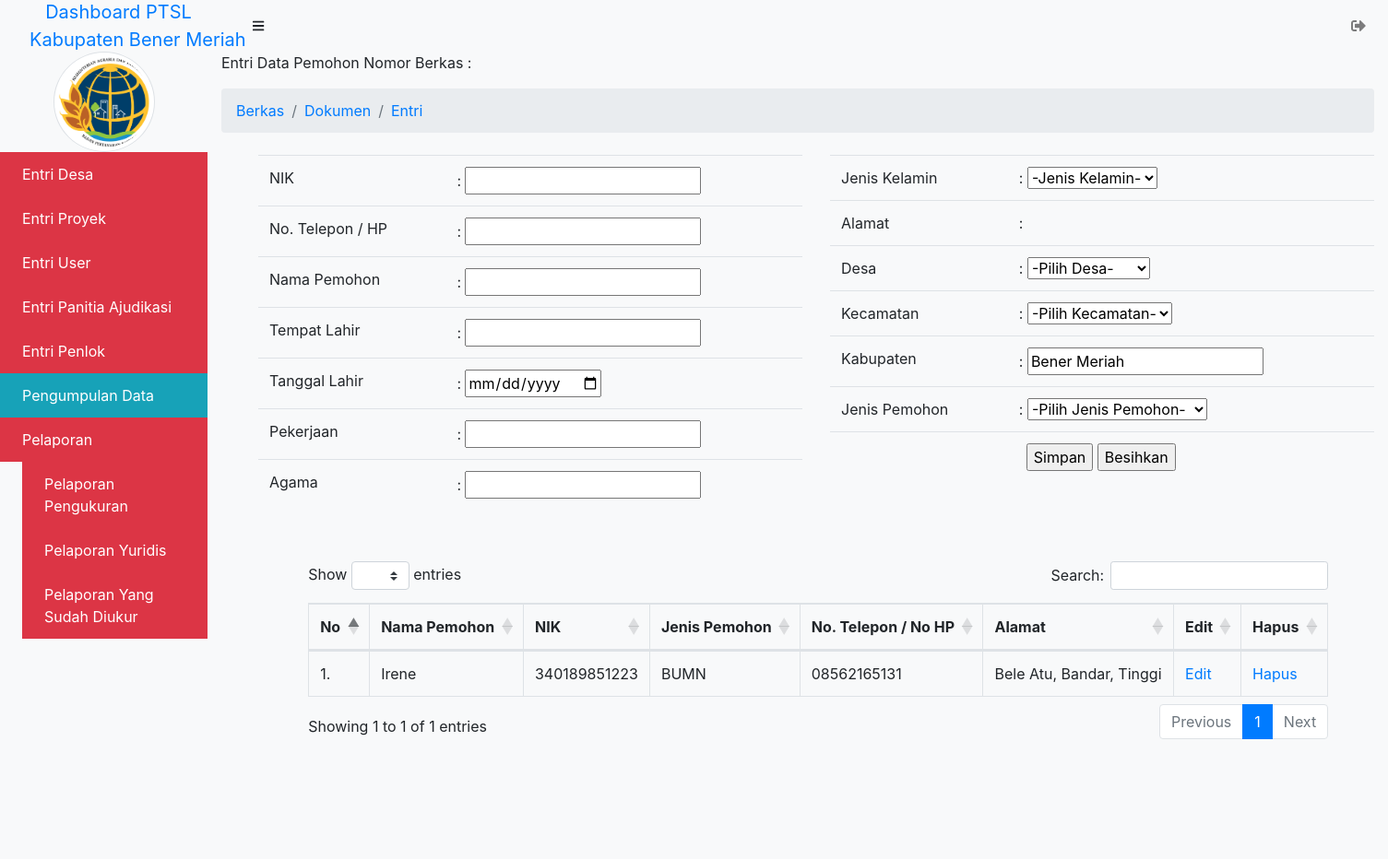
The page /admin/pemb_berkas/dokumen/entri/entri_pemohon.php (signed in) on the database as committed earlier.
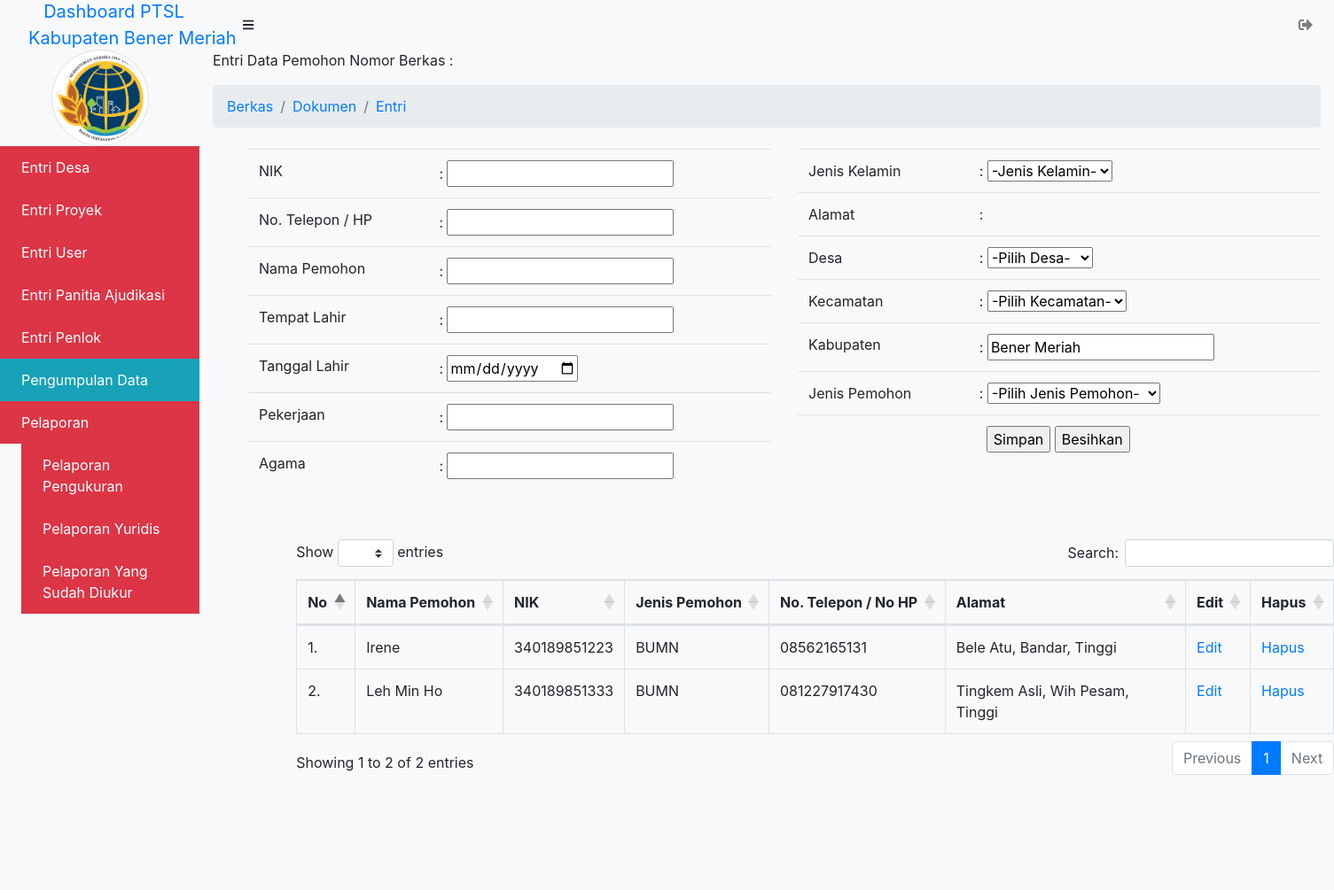
The same page on the database as committed later.
### tables this page shows
CREATE TABLE `pemohon` (
  `nik` varchar(255) NOT NULL,
  `id_jk` int(11) NOT NULL,
  `id_desa` int(11) NOT NULL,
  `id_kecamatan` int(11) NOT NULL,
  `nama_pemohon` varchar(255) NOT NULL,
  `no_telp` varchar(255) NOT NULL,
  `tempat_lahir` varchar(255) NOT NULL,
  `tanggal_lahir` date NOT NULL,
  `pekerjaan` varchar(255) NOT NULL,
  `agama` varchar(255) NOT NULL,
  `kabupaten` varchar(255) NOT NULL,
  `id_jenis_pemohon` int(11) NOT NULL
);

CREATE TABLE `jenis_pemohon` (
  `id_jenis_pemohon` int(11) NOT NULL,
  `jenis_pemohon` varchar(255) NOT NULL
);

CREATE TABLE `desa` (
  `id_desa` int(11) NOT NULL,
  `id_kecamatan` int(11) NOT NULL,
  `kode_desa` varchar(50) NOT NULL,
  `nama_desa` varchar(225) NOT NULL,
  `kabupaten` varchar(225) NOT NULL,
  `reje_kampung` varchar(225) NOT NULL,
  `nama_camat` varchar(100) NOT NULL,
  `nip` varchar(50) NOT NULL,
  `alamat` text NOT NULL,
  `kode_pos` varchar(20) NOT NULL
);

CREATE TABLE `kecamatan` (
  `id_kecamatan` int(11) NOT NULL,
  `nama_kecamatan` varchar(225) NOT NULL
);

### admin/pemb_berkas/dokumen/entri/entri_pemohon.php (the view, shortened to what the changed rows need)
<?php $title = "Entri Data Pemohon";
include_once('../../../_header.php');
?>
			<div id="layoutSidenav_content">
                <main>
                    <div class="container-fluid">
<?php
function tambah($koneksi){
	?>
	<dir class="row">
		<div class="col-xl-6">
		<form action="" method="POST">
					<fieldset>
						<div class="table-responsive">
							<table class="table table-responsive-sm table-hover" border="0">
								<tr>
									<td>NIK </td>
									<td> : <input type="text" name="nik" required /></td>
								</tr>
								<tr>
									<td>No. Telepon / HP</td>
									<td> : <input type="text" name="no_telp" required /></label></td>
								</tr>
								<tr>
									<td>Nama Pemohon </td>
									<td> : <input type="text" name="nama_pemohon" required/></td>
								</tr>
								<tr>
									<td>Tempat Lahir</td>
									<td> : <input type="text" name="tempat_lahir" required/></td>
								</tr>
								<tr>
									<td>Tanggal Lahir</td>
									<td> : <input type="date" name="tanggal_lahir" required/></td>
								</tr>
								<tr>
									<td>Pekerjaan </td>
									<td> : <input type="text" name="pekerjaan" required/></td>
								</tr>
								<tr>
									<td>Agama </td>
									<td> : <input type="text" name="agama" required/></td>
								</tr>
							</table>
							<br>
						</div>
					</fieldset>
	</div>
	<div class="col-xl-6">
					<fieldset>
						<div class="table-responsive">
							<table class="table table-responsive-sm table-hover" border="0">
								<tr>
									<td>Jenis Kelamin</td>
									<td> :
								        <select name="id_jk" required>
								            <option disabled selected value="">-Jenis Kelamin-</option>
										</select>
							        </td>
							    </tr>
								<tr>
									<td>Alamat</td>
									<td> : </td>
								</tr>
								<tr>
									<td>Desa</td>
									<td> :
										<select name="id_desa" required>
											<option disabled selected value="">-Pilih Desa-</option>
										</select>
									</td>
								</tr>
								<tr>
									<td>Kecamatan</td>
									<td> :
										<select name="id_kecamatan" required>
											<option disabled selected value="">-Pilih Kecamatan-</option>
										</select>
									</td>
								</tr>
								<tr>
									<td>Kabupaten </td>
									<td> : <input type="text" name="kabupaten" value="Bener Meriah"/></td>
								</tr>
							    <tr>
									<td>Jenis Pemohon</td>
									<td> :
								        <select name="id_jenis_pemohon" required>
								            <option disabled selected value="">-Pilih Jenis Pemohon-</option>
										</select>
							        </td>
							    </tr>
								<tr>
								<td></td>
									<td><label class="ml-2">
									<input type="submit" name="btn_simpan" value="Simpan"/>
									<input type="reset" name="reset" value="Besihkan"/>
								</label></td>
								</tr>
							</table>
							<br>
						</div>
					</fieldset>
	</dir>
	</div>
                        <div class="row">
                        	<div class="col-xl-auto offset-xl-1">
	<?php
}
function tampil_data($koneksi){
	$sql = "SELECT * FROM pemohon LEFT JOIN desa ON pemohon.id_desa = desa.id_desa
			LEFT JOIN kecamatan ON pemohon.id_kecamatan = kecamatan.id_kecamatan
			LEFT JOIN jenis_pemohon ON pemohon.id_jenis_pemohon = jenis_pemohon.id_jenis_pemohon ";
	$query = mysqli_query($koneksi, $sql);
	$nomor = 1;
		echo "<fieldset>";
		echo "<div class='table-responsive'>";
		echo "<table class='table table-responsive-sm table-bordered table-hover' id='user' border='1' cellpadding='10'>";
		echo "<thead>";
			echo "<tr>";
			echo "<th>No</th>
				<th>Nama Pemohon</th>
				<th>NIK</th>
				<th>Jenis Pemohon</th>
				<th>No. Telepon / No HP</th>
				<th>Alamat</th>
				<th>Edit</th>
				<th>Hapus</th>";
			echo "</tr>";
		echo "</thead>";
		echo "<tbody>";
	while($data = mysqli_fetch_array($query)){
		?>
			<tr>
				<td><?= $nomor++; ?>.</td>
				<td><?php echo $data['nama_pemohon']; ?></td>
				<td><?php echo $data['nik']; ?></td>
				<td><?php echo $data['jenis_pemohon']; ?></td>
				<td><?php echo $data['no_telp']; ?></td>
				<td><?php echo $data['nama_desa']; ?>, <?= $data['nama_kecamatan'];?>, <?= $data['kabupaten'];?></td>
				<td>
					<a href="entri_pemohon.php?aksi=update&id=<?php echo $data['nik']; ?>&nama_pemohon=<?php echo $data['nama_pemohon']; ?>&no_telp=<?php echo $data['no_telp']; ?>
							&tanggal_lahir=<?php echo $data['tanggal_lahir'];?>&tempat_lahir=<?php echo $data['tempat_lahir'];?>&pekerjaan=<?php echo $data['pekerjaan'];?>
							&agama=<?php echo $data['agama'];?>&id_jk=<?php echo $data['id_jk'];?>&id_desa=<?php echo $data['id_desa'];?>
							&id_kecamatan=<?php echo $data['id_kecamatan'];?>&kabupaten=<?php echo $data['kabupaten'];?>">Edit</a>
				</td>
				<td>
					<a href="entri_pemohon.php?aksi=delete&id=<?php echo $data['nik']; ?>" onClick="return confirm('Yakin akan menghapus user <?= $data['nama_pemohon']; ?>?')">Hapus</a>
				</td>
			</tr>
		<?php
	}
	echo "</tbody>";
	echo "</table>";
	echo "</fieldset>";
}
		?>
		<?php
if (isset($_GET['aksi'])){
	switch($_GET['aksi']){
		case "create":
			echo '<a href="entri_pemohon.php"> &laquo; Home</a>';
			tambah($koneksi);
			break;
		case "read":
			tampil_data($koneksi);
			break;
		case "update":
			ubah($koneksi);
			tampil_data($koneksi);
			break;
		case "delete":
			hapus($koneksi);
			break;
		default:
			echo "<h3>Aksi <i>".$_GET['aksi']."</i> tidaka ada!</h3>";
			tambah($koneksi);
			tampil_data($koneksi);
	}
} else {
	tambah($koneksi);
	tampil_data($koneksi);
}
?>
                    		</div>
                    	</div>
                    </div>
				</div>
<?php include_once('../../../_footer.php'); ?>

Rows that differ between the two databases and show on the page:
added pemohon: nama_pemohon "Leh Min Ho", nik "340189851333", id_jenis_pemohon.jenis_pemohon "BUMN", no_telp "081227917430", id_desa.nama_desa "Tingkem Asli", id_kecamatan.nama_kecamatan "Wih Pesam", id_desa.kabupaten "Tinggi"
Other text that changed with them:
text written by a page script: "Show entries Search: Showing 1 to 1 of 1 entries Previous 1 Next" → "Show entries Search: Showing 1 to 2 of 2 entries Previous 1 Next"
